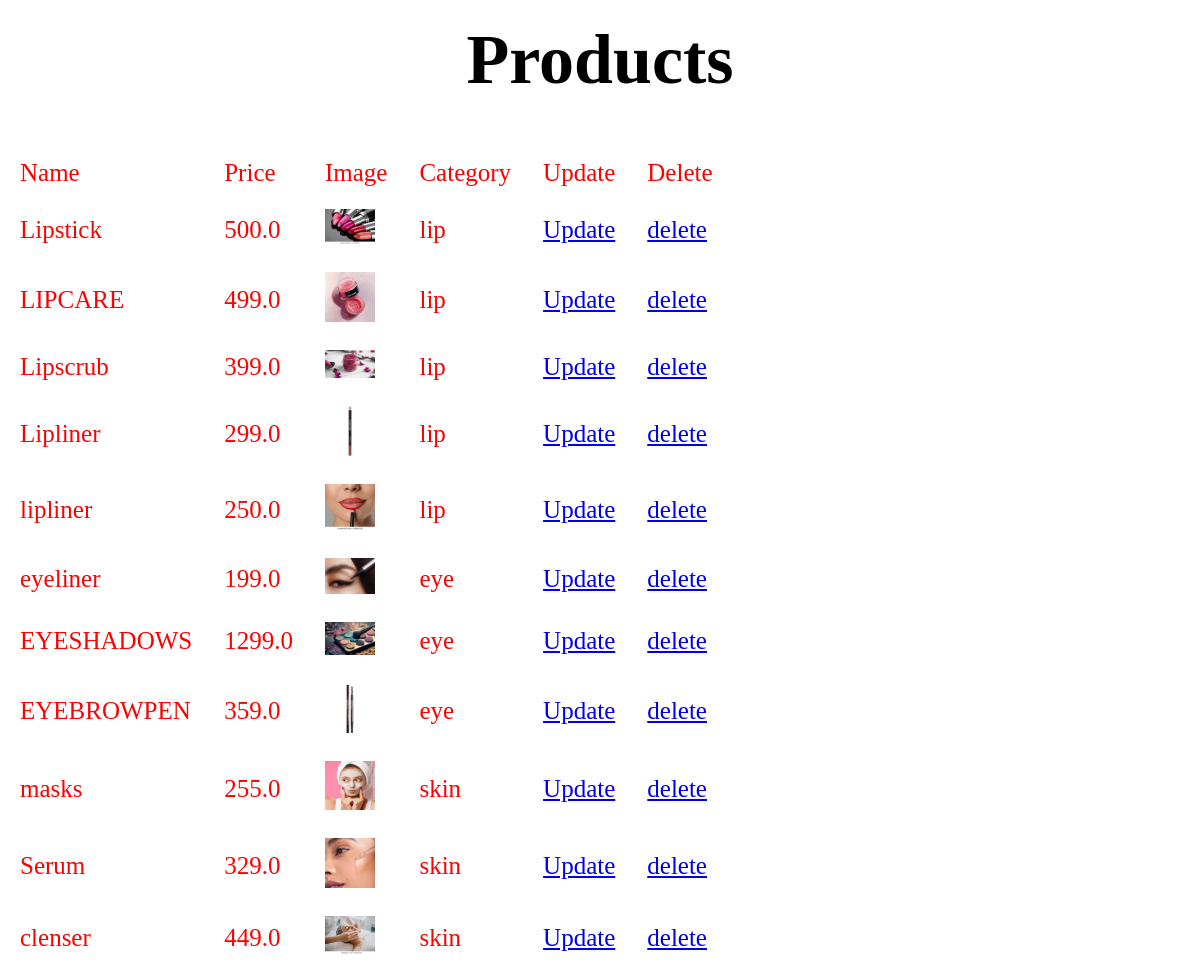
/viewpdt, run on the app's committed database.
### seller/models.py (models this page shows, shortened)
class Product(models.Model):
    name=models.TextField(max_length=50,null=True)
    price=models.FloatField(null=True)
    image=models.ImageField(upload_to='products',null=True)
    category=models.ForeignKey(Category,on_delete=models.CASCADE,null=True)
    class Meta:
        db_table='product'

class Category(models.Model):
    name=models.TextField(max_length=100,null=True)
    def __str__(self):
        return self.name

### seller/views.py (the view)
# urls.py: path('viewpdt',views.viewpdt,name='viewpdt'),
def viewpdt(request):
    pdt=Product.objects.all()
    return render(request,'seller/viewpdt.html',{'products':pdt})

### seller/templates/seller/viewpdt.html (shortened to what this page needs)
{%  load static %}
<!DOCTYPE html>
<html lang="en">
<head>
    <link rel="stylesheet" href="{%  static 'css/view.css' %}">
</head>
<body style="background-image: url('https://img.freepik.com/free-vector/bokeh-bubbles-sun-flash-blue-background_1182-1744.jpg?size=626&ext=jpg&ga=GA1.1.1448711260.1706659200&semt=ais');">
    <h1>Products</h1>
    <table>
        <tr>
            <td>Name</td>
            <td>Price</td>
            <td>Image</td>
            <td>Category</td>
            <td>Update</td>
            <td>Delete</td>
        </tr>
        {% for i in products %}
        <tr>
            <td>{{i.name}}</td>
            <td>{{i.price}}</td>
            <td><img src="{{i.image.url}}" alt="" width="50px"></td>
            <td>{{i.category}}</td>
            <td><a href="{% url 'seller:updatepdt' i.id %}">Update</a></td>
            <td><a href="{% url 'seller:deletepdt' i.id %}">delete</a></td>
        </tr>
        {% endfor %}
    </table>
</body>
</html>

### seller/static/css/view.css (style rules this page uses)
td { padding: 10px; padding-right: 20px; font-size: 25px; color: red; }
h1 { margin-top: 20px; text-align: center; font-size: 70px; }

### data on the page
Product: name "Lipstick", price "500.0", image (picture), category "lip"
Product: name "LIPCARE", price "499.0", image (picture), category "lip"
Product: name "Lipscrub", price "399.0", image (picture), category "lip"
Product: name "Lipliner", price "299.0", image (picture), category "lip"
Product: name "lipliner", price "250.0", image (picture), category "lip"
Product: name "eyeliner", price "199.0", image (picture), category "eye"
Product: name "EYESHADOWS", price "1299.0", image (picture), category "eye"
Product: name "EYEBROWPEN", price "359.0", image (picture), category "eye"
Product: name "masks", price "255.0", image (picture), category "skin"
Product: name "Serum", price "329.0", image (picture), category "skin"
Product: name "clenser", price "449.0", image (picture), category "skin"
